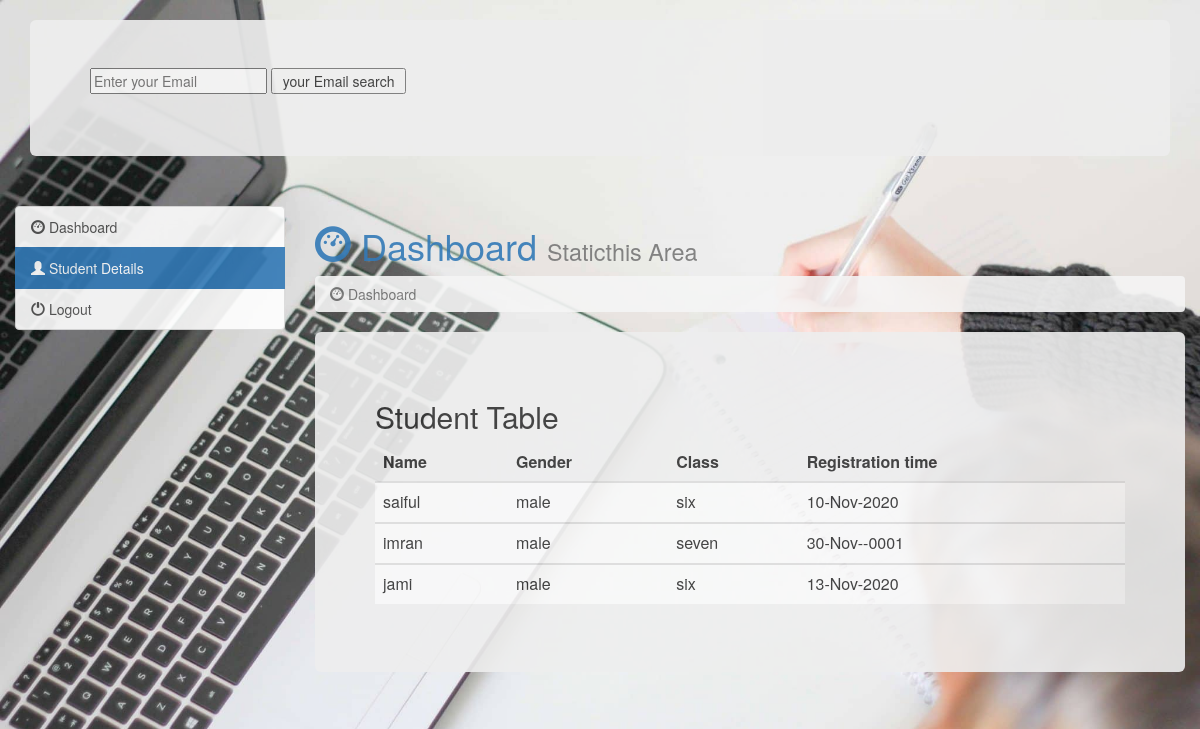
Screenshot of /schooldetails.php with the database file from the repository.
### tables this page shows
CREATE TABLE `schoolapply` (
  `id` int(150) NOT NULL,
  `name` varchar(100) DEFAULT NULL,
  `fname` varchar(100) DEFAULT NULL,
  `mname` varchar(100) DEFAULT NULL,
  `bdate` varchar(100) DEFAULT NULL,
  `nid` varchar(100) DEFAULT NULL,
  `gender` varchar(100) DEFAULT NULL,
  `email` varchar(100) DEFAULT NULL,
  `password` varchar(100) DEFAULT NULL,
  `phone` varchar(100) DEFAULT NULL,
  `school` varchar(100) DEFAULT NULL,
  `date_time` timestamp(6) NOT NULL DEFAULT current_timestamp(6)
);

### schooldetails.php (the view, shortened to what this page needs)
	<?php
	require_once 'config.php';
		?>
<!DOCTYPE html>
<html lang="en">
<head>
  <link rel="stylesheet" href="https://maxcdn.bootstrapcdn.com/bootstrap/3.4.1/css/bootstrap.min.css">
</head>
<body class="">
		<div class="container">
			<div class="jumbotron">
					<form  action = "" method= "POST">
					<input type="text"  name ="email" placeholder="Enter your Email" />
					<input type="submit" name ="search" value=" your Email search "/>
					</form>
			</div>
			</div>
	<div class="container-fluid">
		<div class="row">
			<div class="col-sm-3">
				<div class="list-group">
					<a href="std_dashbroadsc.php" class="list-group-item "> <i class="glyphicon glyphicon-dashboard"></i> Dashboard
					</a>
					<a href="" class="list-group-item active "><i class="glyphicon glyphicon-user"></i> Student Details
					</a>
					<a href="logoutsc.php" class="list-group-item"><i class="glyphicon glyphicon-off"></i> Logout
					</a>
				</div>
			</div>
			<div class="col-sm-9">
				<div class="content">
					<h1 class="text-primary"> <i class="glyphicon glyphicon-dashboard"></i> Dashboard <small> Staticthis Area
					</small>
				</h1>
				<ol class="breadcrumb"> <li class="active"> <i class="glyphicon glyphicon-dashboard"></i> Dashboard </li></ol>
					<div class="jumbotron">
  <h2>Student Table</h2>
  <table  id="table_id"class="table  table-striped">
    <thead>
		<tr>
      <th>Name</th>
		<th>Gender</th>
		<th>Class </th>
		<th>Registration time</th>
      </tr>
    </thead>
	<?php
	$result=mysqli_query($conn,"SELECT * FROM `schoolapply` ");
	while($row=mysqli_fetch_assoc($result)){
		?>
    <tbody>
      <tr>
        <td><?php echo $row['name']; ?></td>
        <td><?php echo $row['gender']; ?></td>
        <td><?php echo $row['school']; ?></td>
        <td><?php echo date('d-M-Y',strtotime($row['date_time'])) ; ?></td>
      </tr>
		<?php
	}
	?>
    </tbody>
  </table>
					</div>
				</div>
			</div>
</div>
	</div>
</body>
</html>

### schooldetails.php (style rules this page uses)
body { margin:auto; background:url('images/b2.jpg'); background-size: 100%; background-repeat: no-repeat; min-height: 1000%; opacity: 0.9; }

### rows the page displays
schoolapply: name "saiful", gender "male", school "six", date_time "10-Nov-2020"
schoolapply: name "imran", gender "male", school "seven", date_time "30-Nov--0001"
schoolapply: name "jami", gender "male", school "six", date_time "13-Nov-2020"
